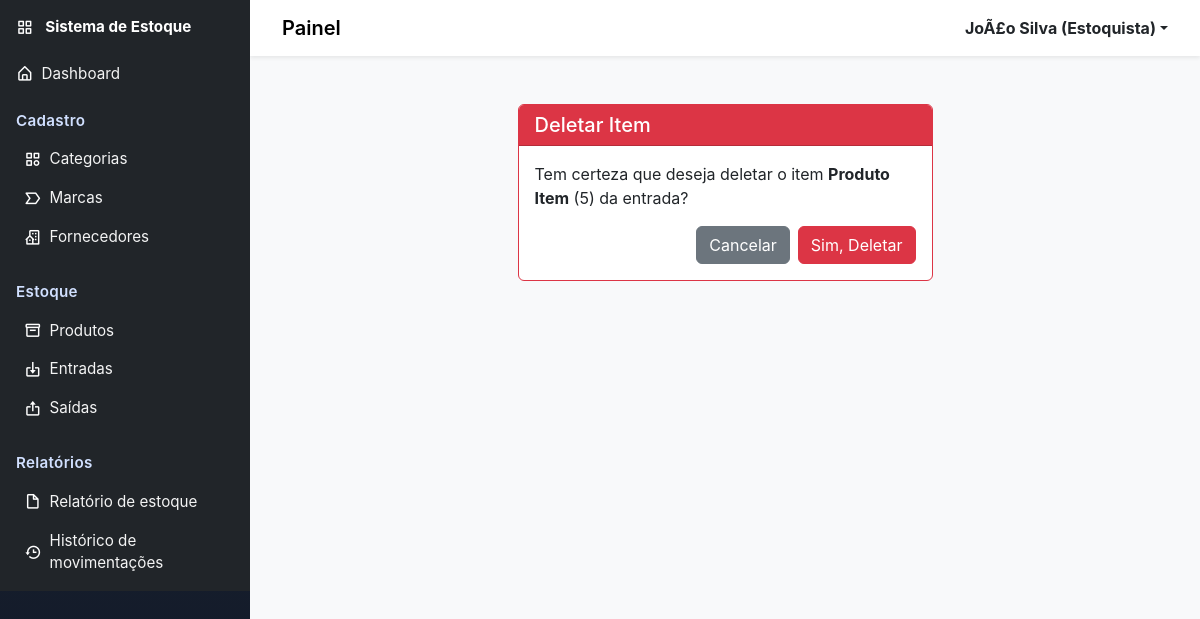
The app's page /movimentacoes/itens/entrada/1/deletar/ (signed in) with its own data.
### usuarios/models.py (models this page shows, shortened)
class Usuario(AbstractBaseUser, PermissionsMixin):
    NIVEL_ADMIN = "admin"
    NIVEL_ESTOQUISTA = "estoquista"
    NIVEL_CAIXA = "caixa"
    NIVEL_CHOICES = [
        (NIVEL_ADMIN, "Admin"),
        (NIVEL_ESTOQUISTA, "Estoquista"),
        (NIVEL_CAIXA, "Caixa"),
    ]
    id = models.AutoField(primary_key=True)
    nome = models.CharField("Nome", max_length=150)
    login = models.CharField("Login", max_length=50, unique=True)
    nivel_acesso = models.CharField(
        "Nível de acesso", max_length=30, choices=NIVEL_CHOICES, default=NIVEL_ESTOQUISTA)
    is_staff = models.BooleanField("Staff", default=False)
    is_active = models.BooleanField("Ativo", default=True)
    data_criacao = models.DateTimeField(
        "Data de criação", default=timezone.now)
    objects = UsuarioManager()
    USERNAME_FIELD = "login"
    REQUIRED_FIELDS = ["nome"]
    class Meta:
        verbose_name = "Usuário"
        verbose_name_plural = "Usuários"

### movimentacoes/models.py (models this page shows, shortened)
class EntradaItem(models.Model):
    id = models.AutoField(primary_key=True)
    entrada = models.ForeignKey(EntradaEstoque, on_delete=models.CASCADE, related_name="itens")
    produto = models.ForeignKey(Produto, on_delete=models.PROTECT, related_name="entrada_itens")
    quantidade = models.IntegerField()
    preco_unitario = models.DecimalField(max_digits=10, decimal_places=2)
    subtotal = models.DecimalField(max_digits=12, decimal_places=2, editable=False, default=0)
    class Meta:
        verbose_name = "Item da Entrada"
        verbose_name_plural = "Itens da Entrada"

### produtos/models.py (models this page shows, shortened)
class Produto(models.Model):
    UN = "UN"
    G = "G"
    KG = "KG"
    L = "L"
    CX = "CX"
    PAC = "PAC"
    MT = "MT"
    UNIDADE_CHOICES = [
        (UN, "Unidade"),
        (G, "Grama"),
        (KG, "Quilo"),
        (L, "Litro"),
        (CX, "Caixa"),
        (PAC, "Pacote"),
        (MT, "Metro"),
    ]
    id = models.AutoField(primary_key=True)
    nome = models.CharField(max_length=150)
    descricao = models.TextField(blank=True, null=True)
    codigo_barras = models.CharField(max_length=20, unique=True, blank=True, null=True)
    categoria = models.ForeignKey(Categoria, on_delete=models.PROTECT, related_name="produtos")
    marca = models.ForeignKey(Marca, on_delete=models.PROTECT, related_name="produtos", blank=True, null=True)
    fornecedor = models.ForeignKey(Fornecedor, on_delete=models.PROTECT, related_name="produtos", blank=True, null=True)
    unidade_medida = models.CharField(max_length=10, choices=UNIDADE_CHOICES, default=UN)
    preco_custo = models.DecimalField(max_digits=10, decimal_places=2)
    preco_venda = models.DecimalField(max_digits=10, decimal_places=2)
    estoque_minimo = models.IntegerField(default=0)
    estoque_atual = models.IntegerField(default=0)
    data_registro = models.DateTimeField(default=timezone.now)
    data_atualizacao = models.DateTimeField(auto_now=True)
    class Meta:
        verbose_name = "Produto"
        verbose_name_plural = "Produtos"

### movimentacoes/views.py (the view)
@login_required
def deletar_item_entrada(request, item_pk):
    item = get_object_or_404(EntradaItem, pk=item_pk)
    entrada_id = item.entrada.id
    if request.method == 'POST':
        item.delete()
        messages.success(request, 'Item removido!')
        return redirect('movimentacoes:detalhe_entrada', pk=entrada_id)
    return render(request, 'movimentacoes/deletar_item_entrada.html', {'item': item})

### usuarios/templatetags/access_tags.py (called while the page is built)
@register.simple_tag(takes_context=True)
def has_access(context, allowed_levels):
    request = context.get('request')
    if not request or not hasattr(request, 'user') or not request.user.is_authenticated:
        return False
    nivel = getattr(request.user, 'nivel_acesso', None)
    if not nivel:
        return False
    allowed = [x.strip() for x in allowed_levels.split(',') if x.strip()]
    return nivel in allowed

### templates/movimentacoes/deletar_item_entrada.html (shortened to what this page needs)
{% extends 'base.html' %}
{% block content %}
<div class="container-fluid p-4">
    <div class="row">
        <div class="col-md-6 offset-md-3">
            <div class="card border-danger">
                <div class="card-header bg-danger text-white"><h5 class="mb-0">Deletar Item</h5></div>
                <div class="card-body">
                    <p>Tem certeza que deseja deletar o item <strong>{{ item.produto.nome }}</strong> ({{ item.quantidade }}) da entrada?</p>
                    <form method="post">
                        <div class="d-grid gap-2 d-sm-flex justify-content-sm-end">
                            <a href="{% url 'movimentacoes:detalhe_entrada' item.entrada.id %}" class="btn btn-secondary">Cancelar</a>
                            <button type="submit" class="btn btn-danger">Sim, Deletar</button>
                        </div>
                    </form>
                </div>
            </div>
        </div>
    </div>
</div>
{% endblock %}

### templates/includes/header.html (shortened to what this page needs)
<header class="navbar navbar-expand-lg navbar-light bg-white shadow-sm">
<div class="container-fluid">
<div class="d-flex align-items-center">
	<a class="navbar-brand" href="#">Painel</a>
</div>
<div class="d-flex align-items-center">
<div class="dropdown">
<a class="d-flex align-items-center text-dark text-decoration-none dropdown-toggle" href="#" id="userDropdown" data-bs-toggle="dropdown" aria-expanded="false">
	<strong>
		{% if request.user.is_authenticated %}
			{{ request.user.nome }} {% if request.user.get_nivel_acesso_display %}({{ request.user.get_nivel_acesso_display }}){% endif %}
		{% else %}
			Usuário
		{% endif %}
	</strong>
</a>
</div>
</div>
</div>
</header>

### static/css/style.css (style rules this page uses)
body { font-family: Inter, system-ui, -apple-system, 'Segoe UI', Roboto, 'Helvetica Neue', Arial; background-color: #f8f9fa; }
header.navbar .navbar-brand { font-weight:600 }
@media (min-width: 768px) { header.navbar { padding-left: 1.25rem; padding-right:1.25rem } }

### records on screen
Usuario: user.nome "JoÃ£o Silva", user.nivel_acesso "Estoquista"
EntradaItem: produto.nome "Produto Item", quantidade "5"
